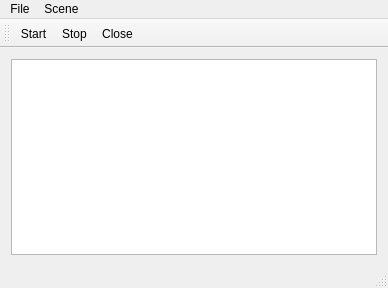
<?xml version="1.0" encoding="UTF-8"?>
<ui version="4.0">
 <class>MainWindow</class>
 <widget class="QMainWindow" name="MainWindow">
  <property name="geometry">
   <rect>
    <x>0</x>
    <y>0</y>
    <width>388</width>
    <height>288</height>
   </rect>
  </property>
  <property name="windowTitle">
   <string>MainWindow</string>
  </property>
  <widget class="QWidget" name="centralWidget">
   <layout class="QGridLayout" name="gridLayout">
    <item row="0" column="0">
     <widget class="QGraphicsView" name="graphicsView"/>
    </item>
   </layout>
  </widget>
  <widget class="QMenuBar" name="menuBar">
   <property name="geometry">
    <rect>
     <x>0</x>
     <y>0</y>
     <width>388</width>
     <height>22</height>
    </rect>
   </property>
   <widget class="QMenu" name="menuFile">
    <property name="title">
     <string>File</string>
    </property>
    <addaction name="actionClose"/>
   </widget>
   <widget class="QMenu" name="menuScene">
    <property name="title">
     <string>Scene</string>
    </property>
    <addaction name="actionStart"/>
    <addaction name="actionStop"/>
   </widget>
   <addaction name="menuFile"/>
   <addaction name="menuScene"/>
  </widget>
  <widget class="QToolBar" name="mainToolBar">
   <attribute name="toolBarArea">
    <enum>TopToolBarArea</enum>
   </attribute>
   <attribute name="toolBarBreak">
    <bool>false</bool>
   </attribute>
   <addaction name="actionStart"/>
   <addaction name="actionStop"/>
   <addaction name="actionClose"/>
  </widget>
  <widget class="QStatusBar" name="statusBar"/>
  <action name="actionClose">
   <property name="text">
    <string>Close</string>
   </property>
  </action>
  <action name="actionStart">
   <property name="text">
    <string>Start</string>
   </property>
  </action>
  <action name="actionStop">
   <property name="text">
    <string>Stop</string>
   </property>
  </action>
 </widget>
 <layoutdefault spacing="6" margin="11"/>
 <resources/>
 <connections/>
</ui>
